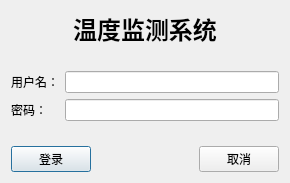
<?xml version="1.0" encoding="UTF-8"?>
<ui version="4.0">
 <class>LoginDlg</class>
 <widget class="QDialog" name="LoginDlg">
  <property name="geometry">
   <rect>
    <x>0</x>
    <y>0</y>
    <width>290</width>
    <height>183</height>
   </rect>
  </property>
  <property name="windowTitle">
   <string>登录</string>
  </property>
  <layout class="QVBoxLayout" name="verticalLayout">
   <item>
    <widget class="QLabel" name="label">
     <property name="text">
      <string>&lt;h1&gt;温度监测系统&lt;/h1&gt;</string>
     </property>
     <property name="alignment">
      <set>Qt::AlignCenter</set>
     </property>
    </widget>
   </item>
   <item>
    <spacer name="verticalSpacer">
     <property name="orientation">
      <enum>Qt::Vertical</enum>
     </property>
     <property name="sizeHint" stdset="0">
      <size>
       <width>20</width>
       <height>17</height>
      </size>
     </property>
    </spacer>
   </item>
   <item>
    <layout class="QGridLayout" name="gridLayout">
     <item row="0" column="0">
      <widget class="QLabel" name="label_2">
       <property name="text">
        <string>用户名：</string>
       </property>
      </widget>
     </item>
     <item row="0" column="1">
      <widget class="QLineEdit" name="edit_usr_name"/>
     </item>
     <item row="1" column="0">
      <widget class="QLabel" name="label_3">
       <property name="text">
        <string>密码：</string>
       </property>
      </widget>
     </item>
     <item row="1" column="1">
      <widget class="QLineEdit" name="edit_pwd">
       <property name="echoMode">
        <enum>QLineEdit::Password</enum>
       </property>
      </widget>
     </item>
    </layout>
   </item>
   <item>
    <spacer name="verticalSpacer_2">
     <property name="orientation">
      <enum>Qt::Vertical</enum>
     </property>
     <property name="sizeHint" stdset="0">
      <size>
       <width>20</width>
       <height>18</height>
      </size>
     </property>
    </spacer>
   </item>
   <item>
    <layout class="QHBoxLayout" name="horizontalLayout">
     <item>
      <widget class="QPushButton" name="btn_login">
       <property name="text">
        <string>登录</string>
       </property>
      </widget>
     </item>
     <item>
      <spacer name="horizontalSpacer">
       <property name="orientation">
        <enum>Qt::Horizontal</enum>
       </property>
       <property name="sizeHint" stdset="0">
        <size>
         <width>40</width>
         <height>20</height>
        </size>
       </property>
      </spacer>
     </item>
     <item>
      <widget class="QPushButton" name="btn_cancel">
       <property name="text">
        <string>取消</string>
       </property>
      </widget>
     </item>
    </layout>
   </item>
  </layout>
 </widget>
 <resources/>
 <connections/>
</ui>
